Frame 1 (no input): blank canvas, image omitted
Frame 60 (no input): blank canvas, image omitted
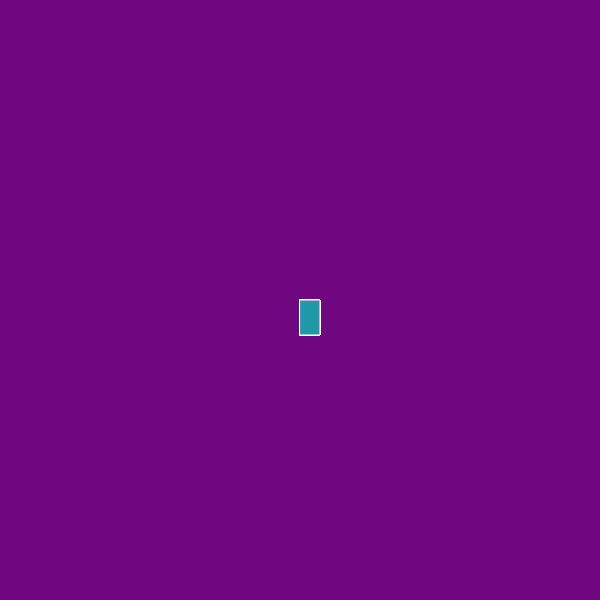
Frame 120 (the mouse pressed at the canvas centre since frame 60)

The p5.js sketch whose frames 1 and 60 were blank and that drew this single picture after the mouse press (run headless with seeded random() and noise() and a simulated clock; from frame 60 on, the mouse is pressed at the canvas centre):

// p5.js sketch
// ── sketch.js
function setup() {
    createCanvas(600, 600);
    background("#6E0780");
  }
  
  function draw() {
    stroke("rgb(199,199,246)8")
    fill("#2099A8")
    
    if(mouseIsPressed) { 
      rect(mouseX, mouseY, 20, 35);
    }
   
  }
